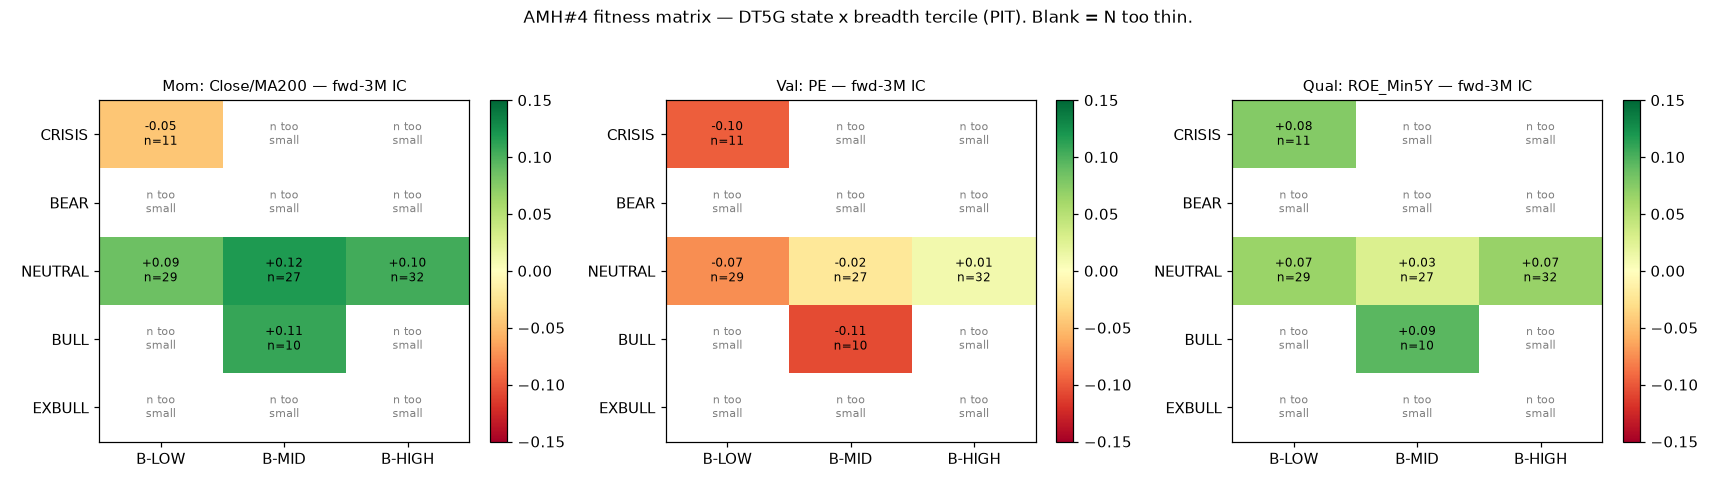

Source code (Python):
"""
AMH #4 — Fitness matrix revived, axis-2 = BREADTH TERCILE (PIT), per fleet convention 2026-08-22.

Difference vs the dead fitness_matrix.py (besides it not running on Linux):
  1. axis 2 is breadth tercile PIT, not Value-Radar zone and not state-only;
  2. DT5G state at formation is read PIT (state ON the formation session), NOT the calendar
     month's MODAL state -- the modal state uses sessions AFTER formation, i.e. look-ahead;
  3. DT5G comes from the canonical `tav2_bq.vnindex_5state_dt5g_live`, not the local
     data/dt5g_vnindex.csv that fitness_matrix.py reads (that file disagrees with the live
     table on 52 sessions);
  4. t-stats use Newey-West HAC (lag 2) because the monthly fwd-3M IC series is overlapping
     by construction -- see the AMH#3 finding in the same folder.

Breadth definition -- copied verbatim from macro_state_live._breadth_sql (BREADTH_SOURCE="pit"):
  breadth_t = AVG(Close_t > MA200_t) over {ticker : universe_pit.in_universe on day t}
  session t is classified by breadth_{t-1} (PIT, no same-session look-ahead)
  tercile cut = 1/3 and 2/3 quantile of the ROLLING 252 sessions ENDING at t-1.

PAPER-ONLY diagnostic. Not a return enhancer. Expected dCAGR ~ 0.
Outputs: fitness2_cells.csv, fitness2_marginals.csv, fitness2_out.txt, fitness2.png
"""
import sys
import numpy as np
import pandas as pd
import matplotlib
matplotlib.use("Agg")
import matplotlib.pyplot as plt

WC = "/home/trido/thanhdt/WorkingClaude"
OUT = WC + "/mike/agents/Taylor/research/amh_changepoint_fitness_20260910"

FWD = "fwd_3m"
MIN_NAMES = 25
NW_LAG = 2                 # fwd-3M overlap = 3 months -> HAC lag 2
MIN_M_REPORT = 10          # below this a cell is printed as "--" (not reported at all)
MIN_M_CONCLUDE = 18        # below this a cell is REPORTED but flagged KHONG-KET-LUAN
BREADTH_ROLL = 252
QTILE = 0.20
IS_END = "2019-12-31"

STATE_LBL = {1: "CRISIS", 2: "BEAR", 3: "NEUTRAL", 4: "BULL", 5: "EXBULL"}
TERC_LBL = {0: "B-LOW", 1: "B-MID", 2: "B-HIGH"}

SIGNALS = {
    "pb_z": "Val: PB_z", "PB": "Val: PB", "PE": "Val: PE",
    "ROIC5Y": "Qual: ROIC5Y", "FSCORE": "Qual: FSCORE", "ROE_Min5Y": "Qual: ROE_Min5Y",
    "mom_200": "Mom: Close/MA200", "D_RSI": "Mom: D_RSI",
    "D_CMF": "Flow: CMF", "C_L1M": "Pos: Close/Low1M",
}
QUAL_DROP0 = {"ROIC5Y", "ROE_Min5Y"}


def spearman(a, b):
    return pd.Series(a).rank().corr(pd.Series(b).rank())


def nw_tstat(x, lag=NW_LAG):
    """Newey-West HAC t-stat for the mean of a serially correlated series."""
    x = np.asarray(x, float); n = len(x)
    if n < 4:
        return np.nan
    e = x - x.mean()
    g0 = (e @ e) / n
    s = g0
    for L in range(1, min(lag, n - 1) + 1):
        gl = (e[L:] @ e[:-L]) / n
        s += 2.0 * (1.0 - L / (lag + 1.0)) * gl
    if s <= 0:
        return np.nan
    return x.mean() / np.sqrt(s / n)


def load():
    # ---- panel, replicating edge_health_monitor.load_panel() ----
    df = pd.read_csv(WC + "/data/edge_panel.csv", parse_dates=["time"])
    df = df[df[FWD].notna()].copy()
    lo, hi = df[FWD].quantile([0.005, 0.995])
    df[FWD] = df[FWD].clip(lo, hi)
    df["ym"] = df["time"].dt.to_period("M")
    # formation session = the FIRST session of each calendar month present in the panel
    form = df.groupby("ym")["time"].min().rename("form_dt")
    df = df.merge(form, left_on="ym", right_index=True)
    df = df[df["time"] == df["form_dt"]].copy()   # drop the handful of late-entry stragglers

    # ---- DT5G, PIT: the state ON the formation session (canonical live table) ----
    st = pd.read_csv(OUT + "/dt5g_live.csv", parse_dates=["time"]).sort_values("time")
    st_map = st.set_index("time")["state"]
    st_pit = st_map.reindex(sorted(set(st_map.index) | set(form.values))).ffill()

    # ---- breadth PIT + causal rolling tercile ----
    bd = pd.read_csv(OUT + "/breadth_pit.csv", parse_dates=["time"]).sort_values("time")
    bd = bd.set_index("time")
    b_prev = bd["b200"].shift(1)                       # classify day t by breadth_{t-1}
    q1 = b_prev.rolling(BREADTH_ROLL, min_periods=BREADTH_ROLL).quantile(1 / 3)
    q2 = b_prev.rolling(BREADTH_ROLL, min_periods=BREADTH_ROLL).quantile(2 / 3)
    terc = pd.Series(np.where(b_prev.isna() | q1.isna(), np.nan,
                     np.where(b_prev <= q1, 0, np.where(b_prev <= q2, 1, 2))),
                     index=bd.index)

    fdt = pd.DatetimeIndex(sorted(form.values))
    meta = pd.DataFrame({
        "form_dt": fdt,
        "state": st_pit.reindex(fdt).values,
        "b_prev": b_prev.reindex(fdt).values,
        "terc": terc.reindex(fdt).values,
    }).dropna()
    meta["state"] = meta["state"].astype(int)
    meta["terc"] = meta["terc"].astype(int)
    df = df.merge(meta, on="form_dt", how="inner")
    return df, meta


def month_ic_spread(g, col, full_sign):
    s = g[[col, FWD]].dropna()
    if col in QUAL_DROP0:
        s = s[s[col] != 0.0]
    if len(s) < MIN_NAMES or s[col].nunique() < 5:
        return None
    ic = spearman(s[col].values, s[FWD].values)
    n = len(s); k = max(3, int(n * QTILE))
    ss = s.sort_values(col)
    raw = ss[FWD].iloc[-k:].mean() - ss[FWD].iloc[:k].mean()
    return ic, (full_sign * raw if full_sign else raw)


def series_by_month(df, col, full_sign):
    rows = {}
    for dt, g in df.groupby("form_dt"):
        r = month_ic_spread(g, col, full_sign)
        if r is not None:
            rows[dt] = r
    if not rows:
        return pd.DataFrame(columns=["ic", "sp"])
    return pd.DataFrame(rows, index=["ic", "sp"]).T.sort_index()


def cell_stats(sub):
    """sub = DataFrame indexed by formation date with columns ic, sp."""
    n = len(sub)
    if n == 0:
        return None
    ic = sub["ic"].values
    return dict(n_months=n, mean_ic=float(np.mean(ic)),
                t_nw=nw_tstat(ic), t_naive=float(np.mean(ic) / (np.std(ic, ddof=1) / np.sqrt(n)))
                if n > 2 and np.std(ic, ddof=1) > 0 else np.nan,
                hit=float((np.sign(ic) == np.sign(np.mean(ic))).mean()),
                ls_spread_pct=float(np.mean(sub["sp"].values) * 100))


def main():
    df, meta = load()
    print("=" * 96)
    print("AMH #4 — FITNESS MATRIX, axis2 = BREADTH TERCILE PIT (paper-only diagnostic)")
    print("=" * 96)
    print(f"Formation months: {meta.form_dt.min():%Y-%m} -> {meta.form_dt.max():%Y-%m} "
          f"| n={len(meta)} | panel obs={len(df):,} | tickers={df.ticker.nunique()}")
    print("\nMonths per (DT5G state x breadth tercile) — THIS is the honest N, read it first:")
    ct = pd.crosstab(meta["state"].map(STATE_LBL), meta["terc"].map(TERC_LBL))
    ct = ct.reindex(index=[v for v in STATE_LBL.values() if v in ct.index],
                    columns=[v for v in TERC_LBL.values() if v in ct.columns]).fillna(0).astype(int)
    ct["TOTAL"] = ct.sum(axis=1)
    ct.loc["TOTAL"] = ct.sum(axis=0)
    print(ct.to_string())
    print(f"\nReporting floor: n_months >= {MIN_M_REPORT} to print a cell at all; "
          f">= {MIN_M_CONCLUDE} to treat it as conclusion-grade.")
    print(f"Breadth today ({pd.read_csv(OUT + '/breadth_pit.csv').iloc[-1]['time']}): "
          f"{pd.read_csv(OUT + '/breadth_pit.csv').iloc[-1]['b200']:.1%}")

    cells, marg = [], []
    for col, label in SIGNALS.items():
        s_all = series_by_month(df, col, 0)
        if len(s_all) < 24:
            continue
        full_sign = np.sign(s_all["ic"].mean()) or 1
        s_all = series_by_month(df, col, full_sign)
        s_all = s_all.join(meta.set_index("form_dt")[["state", "terc"]], how="inner")

        base = cell_stats(s_all)
        marg.append(dict(signal=col, label=label, axis="FULL", bucket="ALL", **base))

        # marginal: DT5G state
        for st, g in s_all.groupby("state"):
            r = cell_stats(g)
            if r and r["n_months"] >= MIN_M_REPORT:
                marg.append(dict(signal=col, label=label, axis="DT5G",
                                 bucket=STATE_LBL[int(st)], **r))
        # marginal: breadth tercile
        for tc, g in s_all.groupby("terc"):
            r = cell_stats(g)
            if r and r["n_months"] >= MIN_M_REPORT:
                marg.append(dict(signal=col, label=label, axis="BREADTH",
                                 bucket=TERC_LBL[int(tc)], **r))
        # marginal: IS / OOS
        for nm, g in (("IS_2014_19", s_all[s_all.index <= IS_END]),
                      ("OOS_2020p", s_all[s_all.index > IS_END])):
            r = cell_stats(g)
            if r and r["n_months"] >= MIN_M_REPORT:
                marg.append(dict(signal=col, label=label, axis="SPLIT", bucket=nm, **r))

        # 2-way cells
        for (st, tc), g in s_all.groupby(["state", "terc"]):
            r = cell_stats(g)
            if r is None:
                continue
            cells.append(dict(signal=col, label=label, state=STATE_LBL[int(st)],
                              terc=TERC_LBL[int(tc)], grade=("CONCLUDE" if r["n_months"] >= MIN_M_CONCLUDE
                              else ("THIN" if r["n_months"] >= MIN_M_REPORT else "TOO-THIN")), **r))

    C = pd.DataFrame(cells); M = pd.DataFrame(marg)
    C.round(4).to_csv(OUT + "/fitness2_cells.csv", index=False)
    M.round(4).to_csv(OUT + "/fitness2_marginals.csv", index=False)

    def show(sub, idx, colk):
        piv = sub.pivot_table(index=idx, columns=colk, values="mean_ic", aggfunc="first")
        pn = sub.pivot_table(index=idx, columns=colk, values="n_months", aggfunc="first")
        pt = sub.pivot_table(index=idx, columns=colk, values="t_nw", aggfunc="first")
        # t_nw is NaN for tiny cells -> pivot_table drops those rows/cols entirely; realign
        pn = pn.reindex(index=piv.index, columns=piv.columns)
        pt = pt.reindex(index=piv.index, columns=piv.columns)
        o = {}
        for c in piv.columns:
            o[c] = {}
            for r in piv.index:
                v, n, t = piv.loc[r, c], pn.loc[r, c], pt.loc[r, c]
                if pd.isna(v) or pd.isna(n) or n < MIN_M_REPORT:
                    o[c][r] = "     --     "
                else:
                    star = "*" if (pd.notna(t) and abs(t) >= 2) else " "
                    grade = "" if n >= MIN_M_CONCLUDE else "?"
                    o[c][r] = f"{v:+.3f}{star}{grade} n{int(n):<3d}"
        return pd.DataFrame(o).reindex(index=piv.index)

    print("\n" + "=" * 96)
    print("TIER 1 — MARGINALS (thickest N). mean fwd-3M IC · * = |t_NW|>=2 · ? = n<%d" % MIN_M_CONCLUDE)
    print("=" * 96)
    for ax, order in (("DT5G", list(STATE_LBL.values())),
                      ("BREADTH", list(TERC_LBL.values())),
                      ("SPLIT", ["IS_2014_19", "OOS_2020p"])):
        sub = M[M.axis == ax]
        if sub.empty:
            continue
        t = show(sub, "label", "bucket")
        t = t[[c for c in order if c in t.columns]]
        full = M[M.axis == "FULL"].set_index("label")
        t.insert(0, "FULL", [f"{full.loc[r,'mean_ic']:+.3f}"
                             f"{'*' if abs(full.loc[r,'t_nw'])>=2 else ' '} n{int(full.loc[r,'n_months'])}"
                             for r in t.index])
        print(f"\n--- by {ax} ---")
        print(t.to_string())

    print("\n" + "=" * 96)
    print("TIER 2 — 2-WAY CELLS (DT5G x breadth tercile). Read n FIRST. '--' = n<%d, no number shown."
          % MIN_M_REPORT)
    print("=" * 96)
    for col, label in SIGNALS.items():
        sub = C[C.signal == col]
        if sub.empty:
            continue
        t = show(sub, "state", "terc")
        t = t.reindex(index=[s for s in STATE_LBL.values() if s in t.index])
        t = t[[c for c in TERC_LBL.values() if c in t.columns]]
        print(f"\n{label}  (full-sample IC {M[(M.signal==col)&(M.axis=='FULL')].mean_ic.iloc[0]:+.3f})")
        print(t.to_string())

    # ---- the operational question ----
    print("\n" + "=" * 96)
    print("OPERATIONAL ANSWER — is momentum dead everywhere, or only in NEUTRAL/low-breadth?")
    print("=" * 96)
    for col in ("mom_200", "D_RSI"):
        print(f"\n[{col}]")
        sub = C[(C.signal == col)].sort_values("mean_ic")
        print(sub[["state", "terc", "n_months", "mean_ic", "t_nw", "hit",
                   "ls_spread_pct", "grade"]].round(3).to_string(index=False))
    n_conc = (C.grade == "CONCLUDE").sum()
    print(f"\nCells at conclusion grade (n>={MIN_M_CONCLUDE}): {n_conc} / {len(C)} "
          f"({n_conc/len(C):.0%}). The rest are NOT interpretable — do not read the grid as a picture.")

    # ---- heatmap for mom_200 + PE ----
    figs = [c for c in ("mom_200", "PE", "ROE_Min5Y") if c in set(C.signal)]
    fig, axes = plt.subplots(1, len(figs), figsize=(5.2 * len(figs), 4.4))
    axes = np.atleast_1d(axes)
    for ax, col in zip(axes, figs):
        sub = C[C.signal == col]
        piv = sub.pivot_table(index="state", columns="terc", values="mean_ic")
        pn = sub.pivot_table(index="state", columns="terc", values="n_months")
        piv = piv.reindex(index=[s for s in STATE_LBL.values() if s in piv.index],
                          columns=[t for t in TERC_LBL.values() if t in piv.columns])
        pn = pn.reindex_like(piv)
        d = piv.values.astype(float).copy()
        d[np.asarray(pn.values, float) < MIN_M_REPORT] = np.nan   # never draw a cell we won't report
        im = ax.imshow(d, cmap="RdYlGn", vmin=-0.15, vmax=0.15, aspect="auto")
        ax.set_xticks(range(piv.shape[1])); ax.set_xticklabels(piv.columns)
        ax.set_yticks(range(piv.shape[0])); ax.set_yticklabels(piv.index)
        for i in range(piv.shape[0]):
            for j in range(piv.shape[1]):
                if np.isfinite(d[i, j]):
                    ax.text(j, i, f"{d[i,j]:+.2f}\nn={int(pn.values[i,j])}",
                            ha="center", va="center", fontsize=8)
                else:
                    ax.text(j, i, "n too\nsmall", ha="center", va="center",
                            fontsize=7, color="grey")
        ax.set_title(f"{SIGNALS[col]} — fwd-3M IC", fontsize=10)
        fig.colorbar(im, ax=ax, fraction=0.046)
    fig.suptitle("AMH#4 fitness matrix — DT5G state x breadth tercile (PIT). Blank = N too thin.",
                 fontsize=11)
    fig.tight_layout(rect=[0, 0, 1, 0.94])
    fig.savefig(OUT + "/fitness2.png", dpi=110)
    print("\nSaved fitness2.png, fitness2_cells.csv, fitness2_marginals.csv")


if __name__ == "__main__":
    main()
